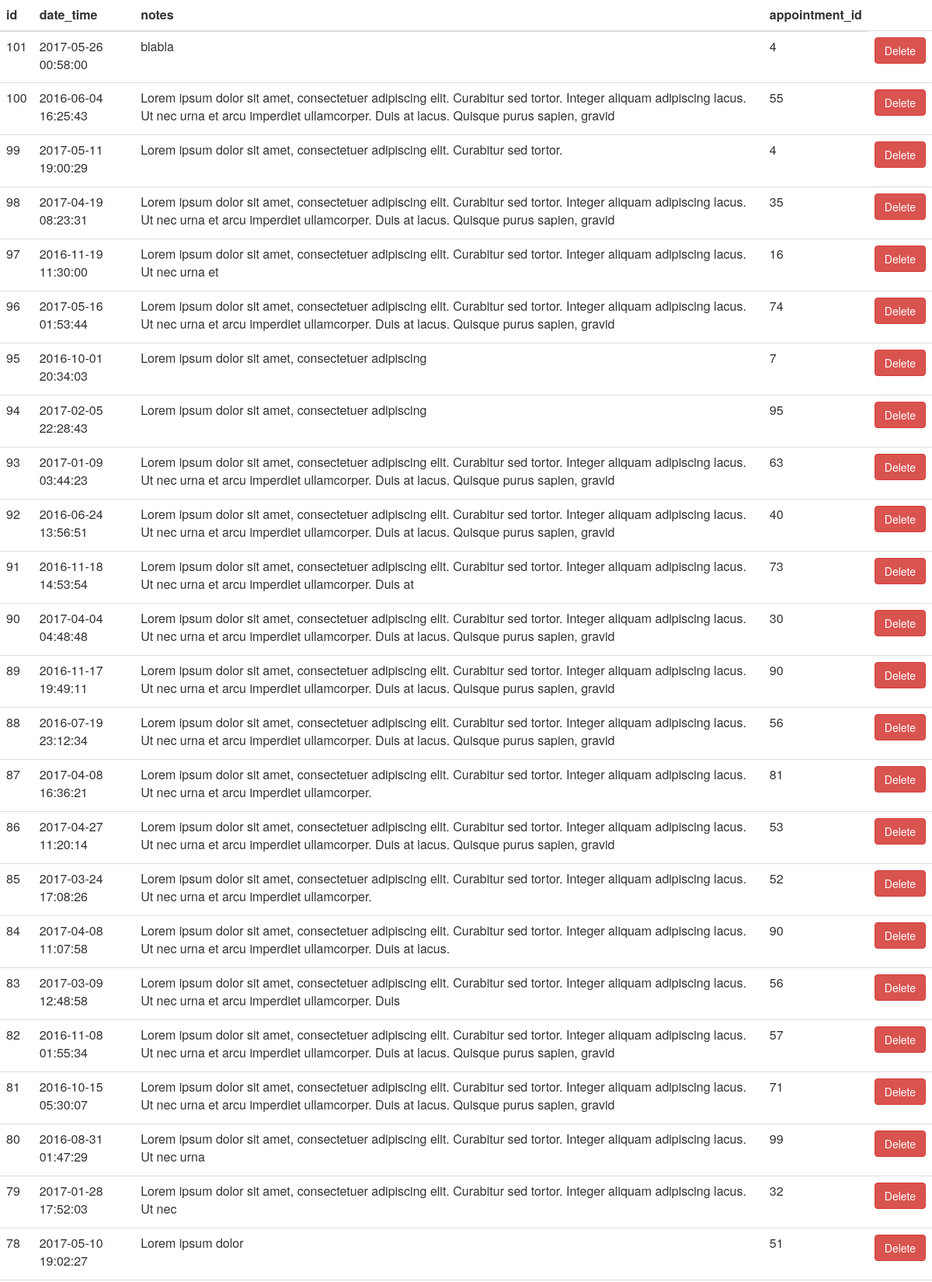
Page /clinic/patient_profile/view_patient_profiles.php (upper part) on the committed database.
### tables this page shows
CREATE TABLE `patient_profile` (
  `id` int(11) NOT NULL,
  `date_time` datetime DEFAULT NULL,
  `notes` varchar(200) DEFAULT NULL,
  `appointment_id` int(11) DEFAULT NULL
);

### clinic/patient_profile/view_patient_profiles.php (the view, shortened to what this page needs)
<link rel="stylesheet" href="https://maxcdn.bootstrapcdn.com/bootstrap/3.3.7/css/bootstrap.min.css">
<?php
$conn = Connect();
$table = "";
if ($result = $conn->query('SELECT * FROM patient_profile order by id desc;')) {
    $fieldsInfo = $result->fetch_fields();
    $table .= "<table class='table table-inverse' style='width: 100%;'>";
	$table .= "<thead>";
		$table .= "<tr>";
		foreach($fieldsInfo as $fieldInfo)
			$table .= "<th scope='row'>{$fieldInfo->name}</th>";
		$table .= "</tr>";
	$table .= "</thead>";
	$table .= "<body>";
		while ($row = $result->fetch_assoc()) {
			$table .= "<tr>";
			foreach($row as $columnValue)
				$table .= "<td>$columnValue</td>";
			$table .= "<td>
			<form action='delete_patient_profile.php' method='post' >
				<input type='hidden' name='delete_patient_profile_id' value='$row[id]'>
				<button id='delete-patient_profile' type='submit' name='btn_delete' class='btn btn-danger'>Delete</button>
			</form>
			</td>";
			$table .= "</tr>";
		}
	$table .= "</tbody>";
    $table .= "</table>";
}
echo $table;
?>

### rows in the picture
patient_profile: id "101", date_time "2017-05-26 00:58:00", notes "blabla", appointment "4"
patient_profile: id "100", date_time "2016-06-04 16:25:43", notes "Lorem ipsum dolor sit amet, consectetuer adipiscing elit. Curabitur sed tortor. Integer aliquam adipiscing lacus. Ut nec urna et arcu imperdiet ullamcorper. Duis at lacus. Quisque purus sapien, gravid", appointment "55"
patient_profile: id "99", date_time "2017-05-11 19:00:29", notes "Lorem ipsum dolor sit amet, consectetuer adipiscing elit. Curabitur sed tortor.", appointment "4"
patient_profile: id "98", date_time "2017-04-19 08:23:31", notes "Lorem ipsum dolor sit amet, consectetuer adipiscing elit. Curabitur sed tortor. Integer aliquam adipiscing lacus. Ut nec urna et arcu imperdiet ullamcorper. Duis at lacus. Quisque purus sapien, gravid", appointment "35"
patient_profile: id "97", date_time "2016-11-19 11:30:00", notes "Lorem ipsum dolor sit amet, consectetuer adipiscing elit. Curabitur sed tortor. Integer aliquam adipiscing lacus. Ut nec urna et", appointment "16"
patient_profile: id "96", date_time "2017-05-16 01:53:44", notes "Lorem ipsum dolor sit amet, consectetuer adipiscing elit. Curabitur sed tortor. Integer aliquam adipiscing lacus. Ut nec urna et arcu imperdiet ullamcorper. Duis at lacus. Quisque purus sapien, gravid", appointment "74"
patient_profile: id "95", date_time "2016-10-01 20:34:03", notes "Lorem ipsum dolor sit amet, consectetuer adipiscing", appointment "7"
patient_profile: id "94", date_time "2017-02-05 22:28:43", notes "Lorem ipsum dolor sit amet, consectetuer adipiscing", appointment "95"
patient_profile: id "93", date_time "2017-01-09 03:44:23", notes "Lorem ipsum dolor sit amet, consectetuer adipiscing elit. Curabitur sed tortor. Integer aliquam adipiscing lacus. Ut nec urna et arcu imperdiet ullamcorper. Duis at lacus. Quisque purus sapien, gravid", appointment "63"
patient_profile: id "92", date_time "2016-06-24 13:56:51", notes "Lorem ipsum dolor sit amet, consectetuer adipiscing elit. Curabitur sed tortor. Integer aliquam adipiscing lacus. Ut nec urna et arcu imperdiet ullamcorper. Duis at lacus. Quisque purus sapien, gravid", appointment "40"
patient_profile: id "91", date_time "2016-11-18 14:53:54", notes "Lorem ipsum dolor sit amet, consectetuer adipiscing elit. Curabitur sed tortor. Integer aliquam adipiscing lacus. Ut nec urna et arcu imperdiet ullamcorper. Duis at", appointment "73"
patient_profile: id "90", date_time "2017-04-04 04:48:48", notes "Lorem ipsum dolor sit amet, consectetuer adipiscing elit. Curabitur sed tortor. Integer aliquam adipiscing lacus. Ut nec urna et arcu imperdiet ullamcorper. Duis at lacus. Quisque purus sapien, gravid", appointment "30"
patient_profile: id "89", date_time "2016-11-17 19:49:11", notes "Lorem ipsum dolor sit amet, consectetuer adipiscing elit. Curabitur sed tortor. Integer aliquam adipiscing lacus. Ut nec urna et arcu imperdiet ullamcorper. Duis at lacus. Quisque purus sapien, gravid", appointment "90"
patient_profile: id "88", date_time "2016-07-19 23:12:34", notes "Lorem ipsum dolor sit amet, consectetuer adipiscing elit. Curabitur sed tortor. Integer aliquam adipiscing lacus. Ut nec urna et arcu imperdiet ullamcorper. Duis at lacus. Quisque purus sapien, gravid", appointment "56"
patient_profile: id "87", date_time "2017-04-08 16:36:21", notes "Lorem ipsum dolor sit amet, consectetuer adipiscing elit. Curabitur sed tortor. Integer aliquam adipiscing lacus. Ut nec urna et arcu imperdiet ullamcorper.", appointment "81"
patient_profile: id "86", date_time "2017-04-27 11:20:14", notes "Lorem ipsum dolor sit amet, consectetuer adipiscing elit. Curabitur sed tortor. Integer aliquam adipiscing lacus. Ut nec urna et arcu imperdiet ullamcorper. Duis at lacus. Quisque purus sapien, gravid", appointment "53"
patient_profile: id "85", date_time "2017-03-24 17:08:26", notes "Lorem ipsum dolor sit amet, consectetuer adipiscing elit. Curabitur sed tortor. Integer aliquam adipiscing lacus. Ut nec urna et arcu imperdiet ullamcorper.", appointment "52"
patient_profile: id "84", date_time "2017-04-08 11:07:58", notes "Lorem ipsum dolor sit amet, consectetuer adipiscing elit. Curabitur sed tortor. Integer aliquam adipiscing lacus. Ut nec urna et arcu imperdiet ullamcorper. Duis at lacus.", appointment "90"
patient_profile: id "83", date_time "2017-03-09 12:48:58", notes "Lorem ipsum dolor sit amet, consectetuer adipiscing elit. Curabitur sed tortor. Integer aliquam adipiscing lacus. Ut nec urna et arcu imperdiet ullamcorper. Duis", appointment "56"
patient_profile: id "82", date_time "2016-11-08 01:55:34", notes "Lorem ipsum dolor sit amet, consectetuer adipiscing elit. Curabitur sed tortor. Integer aliquam adipiscing lacus. Ut nec urna et arcu imperdiet ullamcorper. Duis at lacus. Quisque purus sapien, gravid", appointment "57"
patient_profile: id "81", date_time "2016-10-15 05:30:07", notes "Lorem ipsum dolor sit amet, consectetuer adipiscing elit. Curabitur sed tortor. Integer aliquam adipiscing lacus. Ut nec urna et arcu imperdiet ullamcorper. Duis at lacus. Quisque purus sapien, gravid", appointment "71"
patient_profile: id "80", date_time "2016-08-31 01:47:29", notes "Lorem ipsum dolor sit amet, consectetuer adipiscing elit. Curabitur sed tortor. Integer aliquam adipiscing lacus. Ut nec urna", appointment "99"
patient_profile: id "79", date_time "2017-01-28 17:52:03", notes "Lorem ipsum dolor sit amet, consectetuer adipiscing elit. Curabitur sed tortor. Integer aliquam adipiscing lacus. Ut nec", appointment "32"
patient_profile: id "78", date_time "2017-05-10 19:02:27", notes "Lorem ipsum dolor", appointment "51"

### other values in the picture
$fieldInfo->name "id"
$fieldInfo->name "date_time"
$fieldInfo->name "notes"
$fieldInfo->name "appointment_id"
